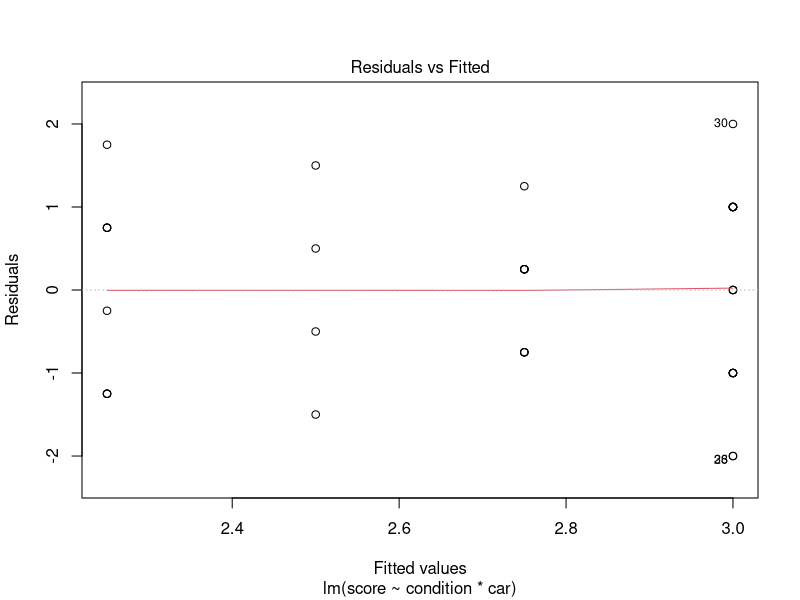
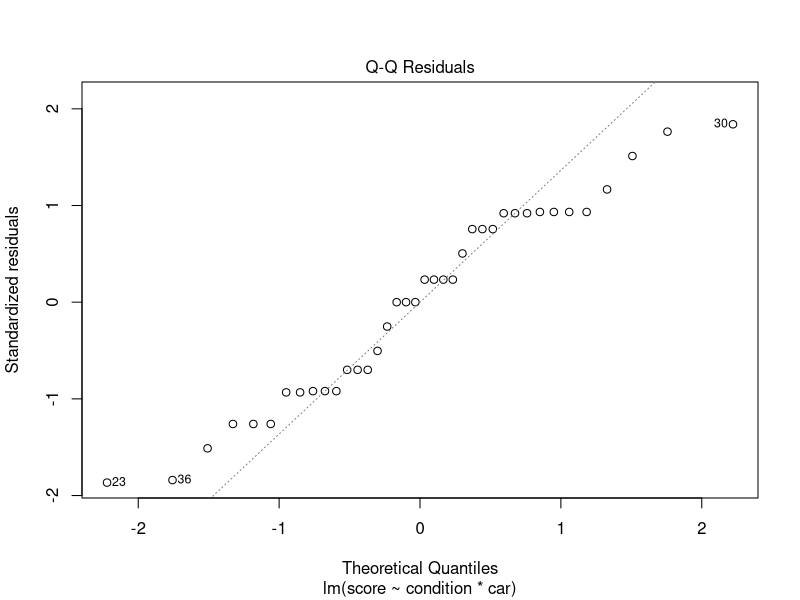
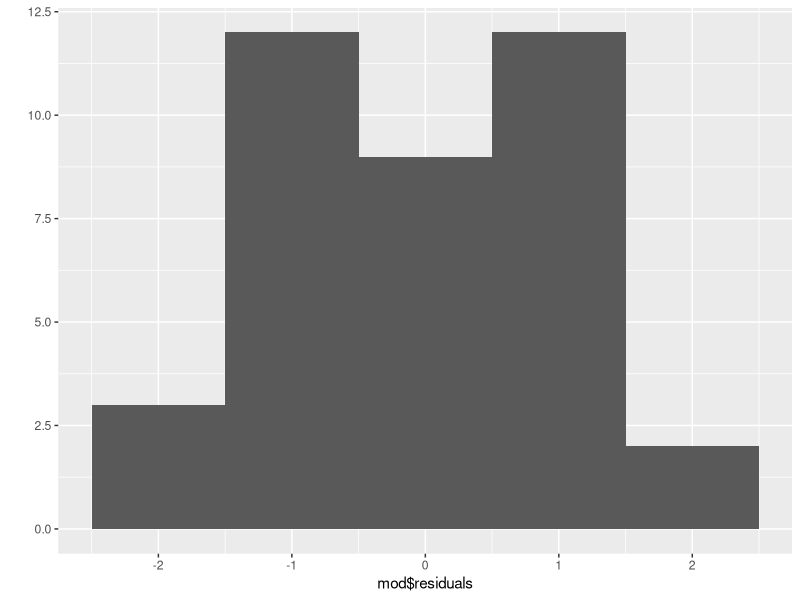
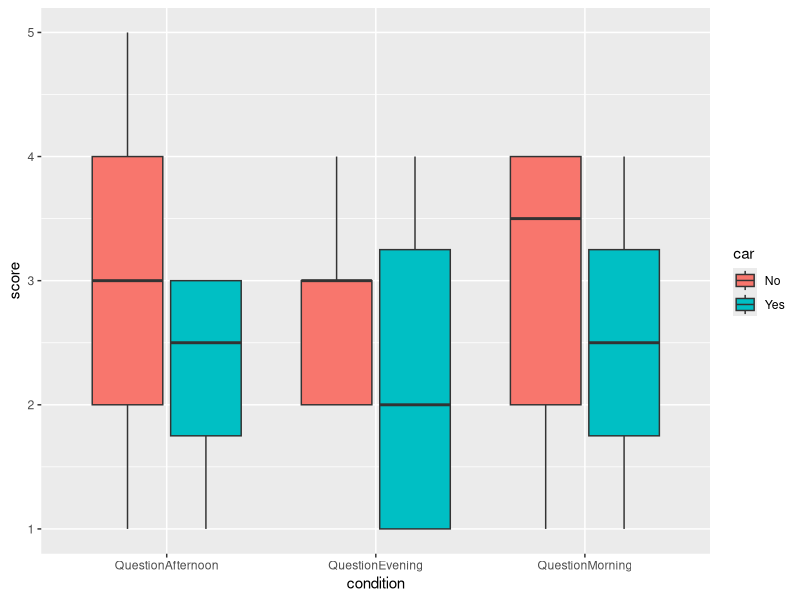

These charts were generated, in order, by the following R code:
## ---- chunk 1
# Set default behavior for all code chunks here:
knitr::opts_chunk$set(
  echo = TRUE, 
  message = FALSE, 
  warning = FALSE, 
  fig.width = 16/2, 
  fig.height = 9/2
)

library(dplyr)
library(tidyr)
library(ggplot2)
library(knitr)
library(readr)

data_raw <- read.csv("data_raw.csv")
## ---- chunk 2
# data cleaning
data_raw <- data_raw[-1:-2, ]

data_clean <- data_raw |>
  filter(Finished != "FALSE")|>
  filter(Consent != "No") |> 
  select(-(1:(ncol(data_raw) - 4)))|>
  pivot_longer(cols = c(QuestionMorning, QuestionAfternoon, QuestionEvening), 
               names_to = "condition", values_to = "score") |>
  filter(!is.na(score))

data_clean$score <- as.numeric(data_clean$score)

data_clean <- data_clean |>
  filter(!is.na(score))

names <- c("car", "condition", "score")
colnames(data_clean) <- names

# write the cleaned data into csv for submission
write_csv(data_clean, file = "clean_data.csv")
## ---- chunk 3
# fit the model
mod <- lm(score ~ condition*car, data = data_clean)
## ---- chunk 4
# descriptive data
data_clean |>
    group_by(condition) |>
    summarize(sd = sd(score)) |>
    summarize(max(sd)/min(sd))
## ---- chunk 5
data_clean |>
    group_by(car) |>
    summarize(sd = sd(score)) |>
    summarize(max(sd)/min(sd))
## ---- chunk 6
data_clean |>
    group_by(condition, car) |>
    summarize(sd = sd(score)) |>
    ungroup() |>
    summarize(max(sd)/min(sd))
## ---- chunk 7
data_clean |>
    group_by(condition, car) |>
    summarize(sd = sd(log(score))) |>
    ungroup() |>
    summarize(max(sd)/min(sd))
## ---- chunk 8
plot(mod, which = 1)
## ---- chunk 9
plot(mod, which = 2)
## ---- chunk 10
qplot(mod$residuals, bins = 5)
## ---- chunk 11
ggplot(data = data_clean, 
       aes(x =condition, y = score, fill = car)) + 
       geom_boxplot()
## ---- chunk 12
anova(mod)
## ---- chunk 13
R2 <- (0.428 + 2.824 + 0.116)/(0.428 + 2.824 + 0.116 + 42.000)
